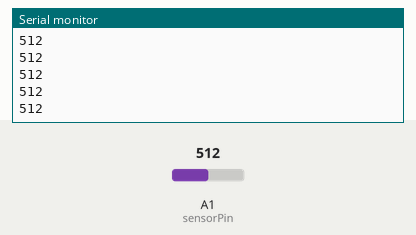
A sketch run on a simulated Arduino Uno, built with avr-gcc and run on an emulated ATmega328P. On the bench: the last lines printed to the serial monitor. Inputs (shaded band) come from the test bench; at power-on: A1 (sensorPin) = 512.

Above: at 1.2 s.
1.3 s: A1 (sensorPin) set to 716
At 2.4 s:
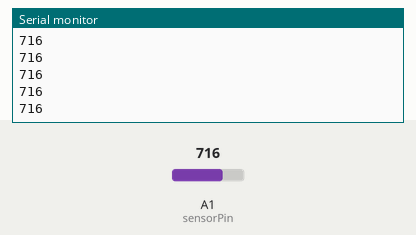
2.8 s: A1 (sensorPin) set to 900
At 3.9 s:
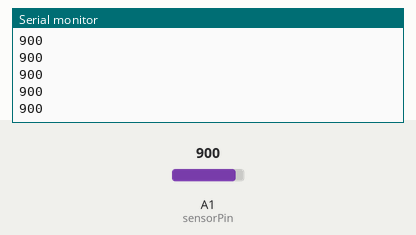
Timing chart, 0 to 5.8 s (numbered marks = the images above; inputs shaded):
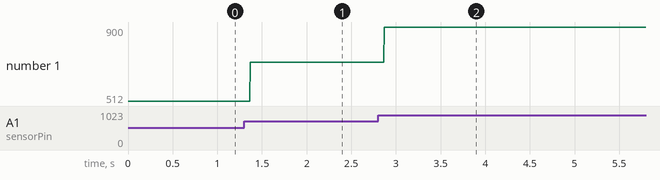

Measured:
- after the input at 1.3 s, the serial monitor: prints a new line after 0.07 s (image 1)
- after the input at 2.8 s, the serial monitor: prints a new line after 0.07 s (image 2)
- plotted number 1: 512 → 716 after the input at 1.3 s, 716 → 900 after the input at 2.8 s

The sketch:

erm.ino
```cpp
int sensorPin = A1;    // select the input pin for the sensor
int sensorValue = 0;

void setup() {
  pinMode(sensorPin, INPUT);

  Serial.begin(9600);
}

void loop() {
  // read the value from the sensor:
  sensorValue = analogRead(sensorPin);
  Serial.println(sensorValue);
}
```
